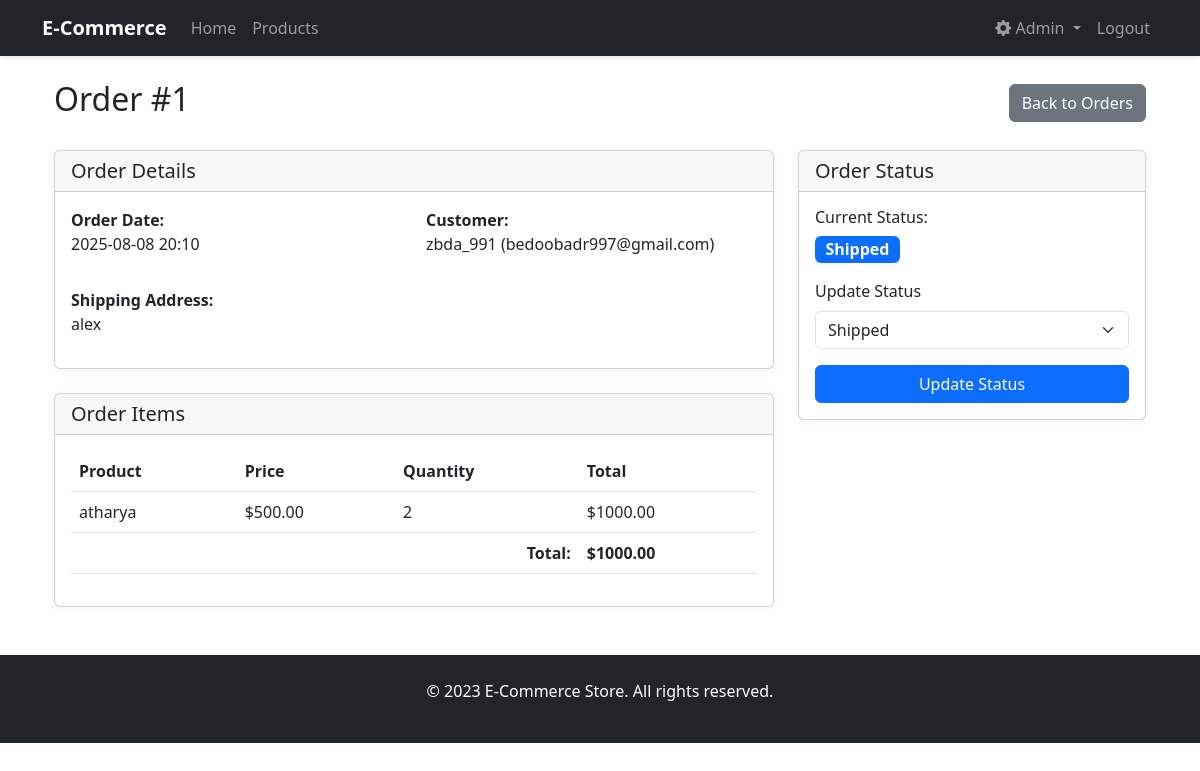
Page /admin/orders/1 (signed in) on the committed database.
### models.py (models this page shows, shortened)
class Order(db.Model):
    __tablename__ = 'orders'
    id = db.Column(db.Integer, primary_key=True)
    user_id = db.Column(db.Integer, db.ForeignKey('users.id'), nullable=False)
    total_amount = db.Column(db.Float, nullable=False)
    status = db.Column(db.String(20), default='pending')
    shipping_address = db.Column(db.Text, nullable=False)
    payment_method = db.Column(db.String(50), nullable=False)
    created_at = db.Column(db.DateTime, server_default=db.func.now())
    items = db.relationship('OrderItem', backref='order', lazy=True)

class User(UserMixin, db.Model):
    __tablename__ = 'users'
    id = db.Column(db.Integer, primary_key=True)
    username = db.Column(db.String(50), unique=True, nullable=False)
    email = db.Column(db.String(100), unique=True, nullable=False)
    password_hash = db.Column(db.String(128), nullable=False)
    role = db.Column(db.String(20), default='customer')
    created_at = db.Column(db.DateTime, server_default=db.func.now())
    cart_items = db.relationship('CartItem', backref='user', lazy=True)
    orders = db.relationship('Order', backref='user', lazy=True)

class OrderItem(db.Model):
    __tablename__ = 'order_items'
    id = db.Column(db.Integer, primary_key=True)
    order_id = db.Column(db.Integer, db.ForeignKey('orders.id'), nullable=False)
    product_id = db.Column(db.Integer, db.ForeignKey('products.id'), nullable=False)
    quantity = db.Column(db.Integer, nullable=False)
    price = db.Column(db.Float, nullable=False)

class Product(db.Model):
    __tablename__ = 'products'
    id = db.Column(db.Integer, primary_key=True)
    name = db.Column(db.String(100), nullable=False)
    description = db.Column(db.Text)
    price = db.Column(db.Float, nullable=False)
    discount_percent = db.Column(db.Float, default=0)
    discount_start_date = db.Column(db.DateTime, nullable=True)
    discount_end_date = db.Column(db.DateTime, nullable=True)
    stock = db.Column(db.Integer, nullable=False)
    category = db.Column(db.String(50))
    image_url = db.Column(db.String(200))
    created_at = db.Column(db.DateTime, server_default=db.func.now())
    cart_items = db.relationship('CartItem', backref='product', lazy=True)
    order_items = db.relationship('OrderItem', backref='product', lazy=True)

### orders.py (the view)
@bp.route('/admin/orders/<int:order_id>')
@login_required
def admin_order_detail(order_id):
    if current_user.role != 'admin':
        flash('Access denied', 'error')
        return redirect(url_for('index'))
    order = Order.query.get_or_404(order_id)
    return render_template('admin/order_detail.html', order=order)

### app.py (called while the page is built)
@login_manager.user_loader
def load_user(user_id):
    return User.query.get(int(user_id))

### templates/admin/order_detail.html (shortened to what this page needs)
{% extends "base.html" %}
{% block content %}
<div class="container mt-4">
    <div class="d-flex justify-content-between align-items-center mb-4">
        <h2>Order #{{ order.id }}</h2>
        <a href="{{ url_for('orders.admin_orders') }}" class="btn btn-secondary">Back to Orders</a>
    </div>
    <div class="row">
        <div class="col-md-8">
            <div class="card mb-4">
                <div class="card-header">
                    <h5 class="card-title mb-0">Order Details</h5>
                </div>
                <div class="card-body">
                    <div class="row mb-3">
                        <div class="col-md-6">
                            <p><strong>Order Date:</strong><br>
                                {{ order.created_at.strftime('%Y-%m-%d %H:%M') }}</p>
                        </div>
                        <div class="col-md-6">
                            <p><strong>Customer:</strong><br>
                                {{ order.user.username }} ({{ order.user.email }})</p>
                        </div>
                    </div>
                    <div class="row">
                        <div class="col-md-12">
                            <p><strong>Shipping Address:</strong><br>
                                {{ order.shipping_address }}</p>
                        </div>
                    </div>
                </div>
            </div>
            <div class="card">
                <div class="card-header">
                    <h5 class="card-title mb-0">Order Items</h5>
                </div>
                <div class="card-body">
                    <div class="table-responsive">
                        <table class="table">
                            <thead>
                                <tr>
                                    <th>Product</th>
                                    <th>Price</th>
                                    <th>Quantity</th>
                                    <th>Total</th>
                                </tr>
                            </thead>
                            <tbody>
                                {% for item in order.items %}
                                <tr>
                                    <td>{{ item.product.name }}</td>
                                    <td>${{ "%.2f"|format(item.price) }}</td>
                                    <td>{{ item.quantity }}</td>
                                    <td>${{ "%.2f"|format(item.price * item.quantity) }}</td>
                                </tr>
                                {% endfor %}
                            </tbody>
                            <tfoot>
                                <tr>
                                    <td colspan="3" class="text-end"><strong>Total:</strong></td>
                                    <td><strong>${{ "%.2f"|format(order.total_amount) }}</strong></td>
                                </tr>
                            </tfoot>
                        </table>
                    </div>
                </div>
            </div>
        </div>
        <div class="col-md-4">
            <div class="card">
                <div class="card-header">
                    <h5 class="card-title mb-0">Order Status</h5>
                </div>
                <div class="card-body">
                    <div class="current-status mb-3">
                        <h6>Current Status:</h6>
                        <span class="badge bg-{{ {
                            'pending': 'warning',
                            'processing': 'info',
                            'shipped': 'primary',
                            'delivered': 'success',
                            'cancelled': 'danger'
                        }[order.status] }} fs-6">{{ order.status.title() }}</span>
                    </div>
                    <form action="{{ url_for('orders.update_order_status', order_id=order.id) }}" method="POST">
                        <div class="mb-3">
                            <label for="status" class="form-label">Update Status</label>
                            <select class="form-select" id="status" name="status" required>
                                <option value="shipped" {% if order.status == 'shipped' %}selected{% endif %}>Shipped</option>
                            </select>
                        </div>
                        <button type="submit" class="btn btn-primary w-100">Update Status</button>
                    </form>
                </div>
            </div>
        </div>
    </div>
</div>
{% endblock %}

### templates/base.html (shortened to what this page needs)
<!DOCTYPE html>
<html lang="en">
<head>
    <link rel="stylesheet" href="{{ url_for('static', filename='css/style.css') }}">
    <link href="https://cdn.jsdelivr.net/npm/bootstrap@5.3.0/dist/css/bootstrap.min.css" rel="stylesheet">
    <link rel="stylesheet" href="https://cdn.jsdelivr.net/npm/bootstrap-icons@1.7.2/font/bootstrap-icons.css">
</head>
<body>
    <nav class="navbar navbar-expand-lg navbar-dark bg-dark">
        <div class="container">
            <a class="navbar-brand" href="{{ url_for('index') }}">E-Commerce</a>
            <div class="collapse navbar-collapse" id="navbarNav">
                <ul class="navbar-nav me-auto">
                    <li class="nav-item">
                        <a class="nav-link" href="{{ url_for('index') }}">Home</a>
                    </li>
                    <li class="nav-item">
                        <a class="nav-link" href="{{ url_for('products.product_list') }}">Products</a>
                    </li>
                </ul>
                <ul class="navbar-nav">
                    {% if current_user.is_authenticated %}
                        {% if current_user.role == 'admin' %}
                            <li class="nav-item dropdown">
                                <a class="nav-link dropdown-toggle" href="#" id="adminDropdown" role="button"
                                   data-bs-toggle="dropdown" aria-expanded="false">
                                    <i class="bi bi-gear-fill"></i> Admin
                                </a>
                            </li>
                        {% endif %}
                        <li class="nav-item">
                            <a class="nav-link" href="{{ url_for('auth.logout') }}">Logout</a>
                        </li>
                    {% endif %}
                </ul>
            </div>
        </div>
    </nav>
    <div class="container mt-4">
        {% block content %}{% endblock %}
    </div>
    <footer class="bg-dark text-white mt-5 py-4">
        <div class="container text-center">
            <p>&copy; 2023 E-Commerce Store. All rights reserved.</p>
        </div>
    </footer>
</body>
</html>

### static/css/style.css (style rules this page uses)
body { font-family: 'Segoe UI', Tahoma, Geneva, Verdana, sans-serif; line-height: 1.6; color: #333; background-color: #f8f9fa; }
a { text-decoration: none; color: #0d6efd; }
.navbar { box-shadow: 0 2px 4px rgba(0, 0, 0, .1); }
.navbar-brand { font-weight: 700; font-size: 1.5rem; }
.card { transition: transform 0.3s ease, box-shadow 0.3s ease; border: none; box-shadow: 0 2px 10px rgba(0, 0, 0, .05); }
.table { background-color: white; }
.table th { border-top: none; }
.btn-primary { background-color: #0d6efd; border-color: #0d6efd; }
.badge { font-weight: 500; }
footer { margin-top: 3rem; }

### rows in the picture
Order: id "1", created_at "2025-08-08 20:10", shipping_address "alex", total_amount "1000.00", status "Shipped"
User: user.username "zbda_991", user.email "bedoobadr997@gmail.com"
OrderItem: product.name "atharya", price "500.00", quantity "2", item.price*item.quantity "1000.00"
